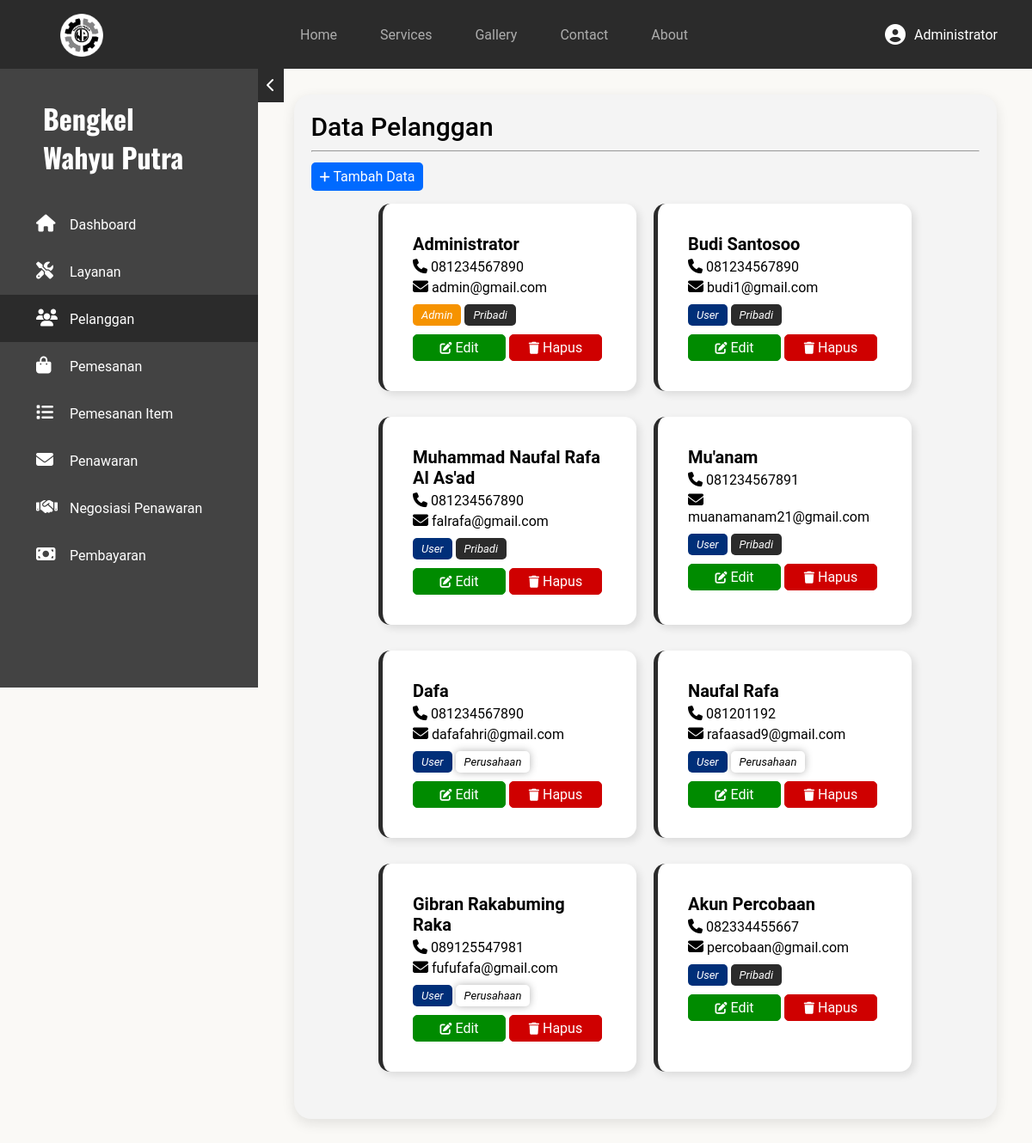
The page /dashboard/admin/pelanggan/index.php (signed in) on the database as committed earlier.
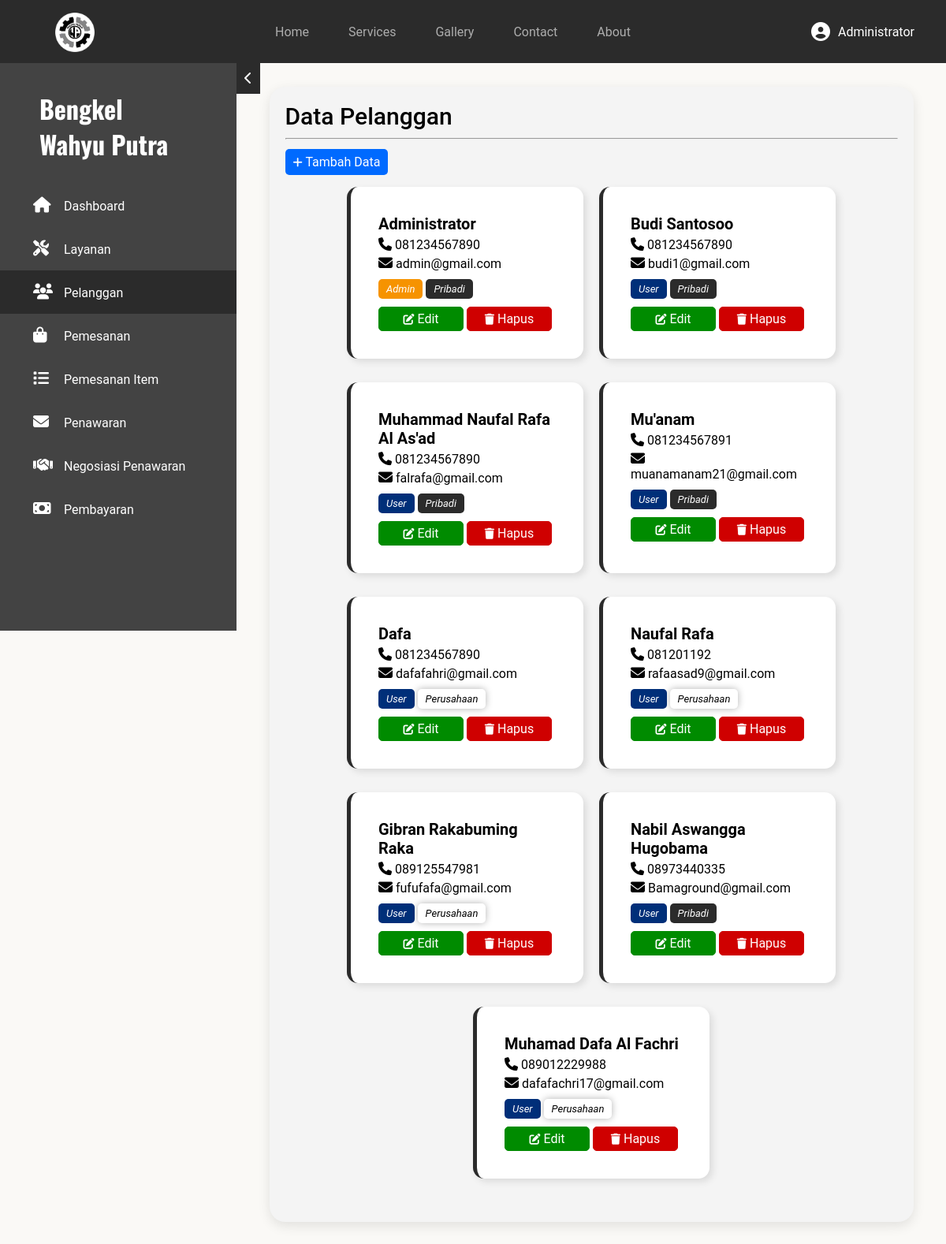
The same page on the database as committed later.
### tables this page shows
CREATE TABLE `pelanggan` (
  `id_pelanggan` int(11) NOT NULL,
  `password` varchar(255) NOT NULL,
  `nama_pelanggan` varchar(50) NOT NULL,
  `email` varchar(100) NOT NULL,
  `tgl_daftar` datetime NOT NULL DEFAULT current_timestamp(),
  `no_telp` char(12) NOT NULL,
  `jenis_akun` enum('Pribadi','Perusahaan') DEFAULT NULL,
  `nama_perusahaan` varchar(500) DEFAULT NULL,
  `role` enum('Admin','User') NOT NULL DEFAULT 'User'
);

### dashboard/admin/pelanggan/index.php (the view, shortened to what this page needs)
<?php
require_once $_SERVER['DOCUMENT_ROOT'] . "/bengkel-wahyu-putra/includes/global/koneksi.php";
?>
<!DOCTYPE html>
<html lang="en">
<head>
    <link rel="stylesheet" href="/bengkel-wahyu-putra/assets/css/global.css">
    <link rel="stylesheet" href="/bengkel-wahyu-putra/assets/css/admin.css">
    <link rel="stylesheet" href="/bengkel-wahyu-putra/assets/fontawesome/css/all.css">
</head>
<body>
    <?php require_once $_SERVER['DOCUMENT_ROOT'] . "/bengkel-wahyu-putra/includes/global/nav.php"; ?>
    <main>
        <?php require_once $_SERVER['DOCUMENT_ROOT'] . "/bengkel-wahyu-putra/includes/admin/aside.php"; ?>
        <div class="utama">
            <section class="daftar-crud">
                <h1>Data Pelanggan</h1>
                <hr>
                <a href="kelola/" class="btn-add"><i class="fas fa-plus"></i> Tambah Data</a>
                <?php
                $querySelect = "SELECT * FROM pelanggan;";
                $sql = mysqli_query($conn, $querySelect);
                ?>
                <div class="container-card">
                    <?php while ($result = mysqli_fetch_assoc($sql)) { ?>
                        <div class="card">
                            <h2><?= $result['nama_pelanggan']; ?></h2>
                            <p><i class="fas fa-phone"></i> <?= $result['no_telp']; ?></p>
                            <p><i class="fas fa-envelope"></i> <?= $result['email']; ?></p>
                            <em class="role <?= $result['role']; ?>"><?= $result['role']; ?></em>
                            <em class="type <?= $result['jenis_akun']; ?>"><?= $result['jenis_akun']; ?></em>
                            <div class="action-btn">
                                <a
                                    href="<?php if ($result['role'] == 'Admin') {
                                                echo '#';
                                            } else {
                                                echo 'kelola/index.php?ubah=' . $result['id_pelanggan'];
                                            } ?>"
                                    class="btn edit"
                                    onclick="<?php if ($result['role'] == 'Admin') {
                                                    echo "return Swal.fire({
                                        icon: 'error',
                                        title: 'Oops...',
                                        text: 'Can\'t edit this account (Administrator Account). Please contact your developer.',
                                    });";
                                                } ?>">
                                    <i class="fas fa-pen-to-square"></i> Edit
                                </a>
                                <a
                                    href="<?php if ($result['role'] == 'Admin') {
                                                echo '#';
                                            } else {
                                                echo './?hapus=' . $result['id_pelanggan'];
                                            } ?>"
                                    class="btn hapus"
                                    data-role="<?= $result['role'] ?>"
                                    data-id="<?= $result['id_pelanggan'] ?>">
                                    <i class="fas fa-trash"></i> Hapus</a>
                            </div>
                        </div>
                    <?php } ?>
                </div>
            </section>
        </div>
    </main>
</body>
</html>

Rows that differ between the two databases and show on the page:
changed pelanggan: nama_pelanggan "Akun Percobaan" → "Nabil Aswangga Hugobama"; no_telp "082334455667" → "08973440335"; email "percobaan@gmail.com" → "Bamaground@gmail.com"
added pelanggan: nama_pelanggan "Muhamad Dafa Al Fachri", no_telp "089012229988", email "dafafachri17@gmail.com", role "User", jenis_akun "Perusahaan"
